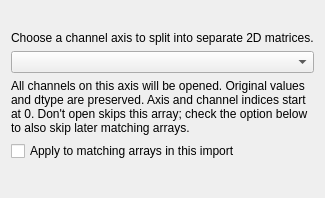
<?xml version="1.0" encoding="UTF-8"?>
<ui version="4.0">
 <class>SplitArrayDialog</class>
 <widget class="QDialog" name="SplitArrayDialog">
  <property name="windowTitle">
   <string>Open 3D array</string>
  </property>
  <layout class="QVBoxLayout" name="form_layout">
   <item>
    <widget class="QLabel" name="form_label">
     <property name="wordWrap">
      <bool>true</bool>
     </property>
    </widget>
   </item>
   <item>
    <widget class="QLabel" name="form_choose_a_channel_axis_to_split_i_inline">
     <property name="text">
      <string>Choose a channel axis to split into separate 2D matrices.</string>
     </property>
    </widget>
   </item>
   <item>
    <widget class="NoWheelComboBox" name="channel_axis" />
   </item>
   <item>
    <widget class="QLabel" name="form_note">
     <property name="text">
      <string>All channels on this axis will be opened. Original values and dtype are preserved. Axis and channel indices start at 0. Don't open skips this array; check the option below to also skip later matching arrays.</string>
     </property>
     <property name="wordWrap">
      <bool>true</bool>
     </property>
    </widget>
   </item>
   <item>
    <widget class="QCheckBox" name="apply_matching">
     <property name="text">
      <string>Apply to matching arrays in this import</string>
     </property>
     <property name="toolTip">
      <string>Remember Split and open or Don't open for later 3D arrays with the same length on the selected axis. Other dimensions may differ. Escape/window close skips only this array. A new import resets this choice.</string>
     </property>
    </widget>
   </item>
   <item>
    <widget class="QLabel" name="match_description">
     <property name="wordWrap">
      <bool>true</bool>
     </property>
    </widget>
   </item>
   <item>
    <widget class="QDialogButtonBox" name="form_buttons" />
   </item>
  </layout>
 </widget>
 <customwidgets>
  <customwidget>
   <class>NoWheelComboBox</class>
   <extends>QComboBox</extends>
   <header>utils.qt_widgets</header>
  </customwidget>
 </customwidgets>
 <resources />
 <connections />
</ui>
